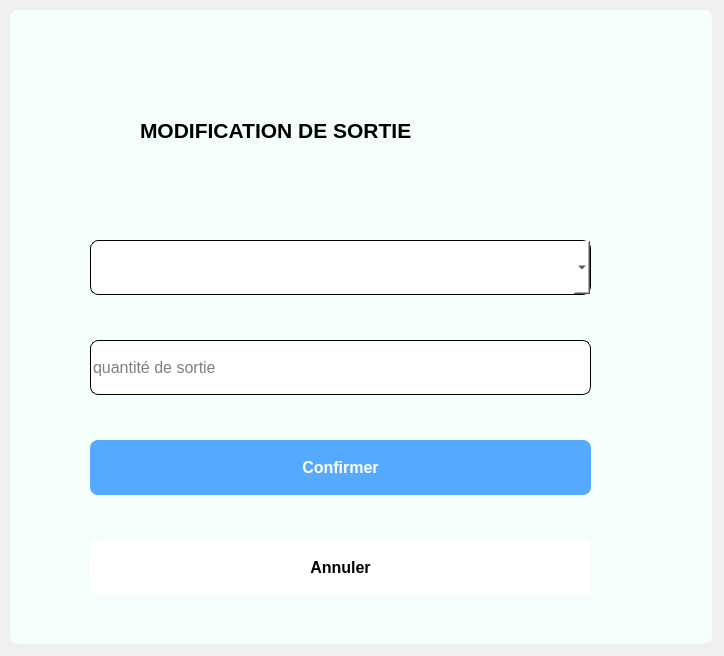
<?xml version="1.0" encoding="UTF-8"?>
<ui version="4.0">
 <class>modif_bonsortie</class>
 <widget class="QDialog" name="modif_bonsortie">
  <property name="geometry">
   <rect>
    <x>0</x>
    <y>0</y>
    <width>724</width>
    <height>656</height>
   </rect>
  </property>
  <property name="windowTitle">
   <string>Dialog</string>
  </property>
  <property name="windowIcon">
   <iconset resource="ressources.qrc">
    <normaloff>:/assets/box_edit_FILL0_wght400_GRAD0_opsz24.png</normaloff>:/assets/box_edit_FILL0_wght400_GRAD0_opsz24.png</iconset>
  </property>
  <widget class="QGroupBox" name="groupBox">
   <property name="geometry">
    <rect>
     <x>10</x>
     <y>10</y>
     <width>702</width>
     <height>634</height>
    </rect>
   </property>
   <property name="styleSheet">
    <string notr="true">border-radius:8px;
background-color:#f5fff9;
color: rgb(0, 0, 0);</string>
   </property>
   <property name="title">
    <string/>
   </property>
   <widget class="QLabel" name="label_3">
    <property name="geometry">
     <rect>
      <x>130</x>
      <y>90</y>
      <width>391</width>
      <height>61</height>
     </rect>
    </property>
    <property name="font">
     <font>
      <pointsize>16</pointsize>
      <weight>75</weight>
      <bold>true</bold>
     </font>
    </property>
    <property name="text">
     <string>MODIFICATION DE SORTIE</string>
    </property>
   </widget>
   <widget class="QComboBox" name="numProduit">
    <property name="geometry">
     <rect>
      <x>80</x>
      <y>230</y>
      <width>501</width>
      <height>55</height>
     </rect>
    </property>
    <property name="font">
     <font>
      <pointsize>12</pointsize>
     </font>
    </property>
    <property name="styleSheet">
     <string notr="true">color: rgb(0, 0, 0);
background-color: rgb(255, 255, 255);
border: 1px solid #000000;
</string>
    </property>
   </widget>
   <widget class="QLineEdit" name="qttEdit">
    <property name="geometry">
     <rect>
      <x>80</x>
      <y>330</y>
      <width>501</width>
      <height>55</height>
     </rect>
    </property>
    <property name="font">
     <font>
      <pointsize>12</pointsize>
     </font>
    </property>
    <property name="styleSheet">
     <string notr="true">color: rgb(0, 0, 0);
background-color: rgb(255, 255, 255);
border-radius:8px;
border: 1px solid #000000;
</string>
    </property>
    <property name="placeholderText">
     <string>quantité de sortie</string>
    </property>
   </widget>
   <widget class="QPushButton" name="confirmBSbtn">
    <property name="geometry">
     <rect>
      <x>80</x>
      <y>430</y>
      <width>501</width>
      <height>55</height>
     </rect>
    </property>
    <property name="font">
     <font>
      <pointsize>12</pointsize>
      <weight>75</weight>
      <bold>true</bold>
     </font>
    </property>
    <property name="styleSheet">
     <string notr="true">QPushButton {
	background-color: rgb(85, 170, 255);
	border-radius:8px;
	color: rgb(255, 255, 255);
}
:hover{
	
	color: rgb(0, 0, 0);
	background-color: rgb(0, 85, 255);
}</string>
    </property>
    <property name="text">
     <string>Confirmer</string>
    </property>
   </widget>
   <widget class="QPushButton" name="cancelBSbtn">
    <property name="geometry">
     <rect>
      <x>80</x>
      <y>530</y>
      <width>501</width>
      <height>55</height>
     </rect>
    </property>
    <property name="font">
     <font>
      <pointsize>12</pointsize>
      <weight>75</weight>
      <bold>true</bold>
     </font>
    </property>
    <property name="styleSheet">
     <string notr="true">


QPushButton {
	background-color: rgb(255, 255, 255);
	border-radius:8px;
	
	color: rgb(0, 0, 0);
}
:hover{
	
	
	color: rgb(255, 0, 0);
	border:1px solid #ff3122;
	background-color: rgb(255, 255, 255);
}</string>
    </property>
    <property name="text">
     <string>Annuler</string>
    </property>
   </widget>
  </widget>
 </widget>
 <resources>
  <include location="ressources.qrc"/>
 </resources>
 <connections/>
</ui>
